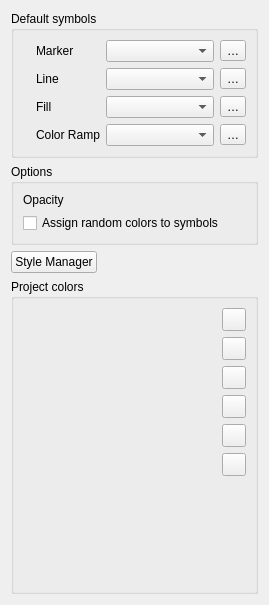
             <widget class="QWidget" name="scrollAreaWidgetContents_4">
              <property name="geometry">
               <rect>
                <x>0</x>
                <y>0</y>
                <width>269</width>
                <height>605</height>
               </rect>
              </property>
              <layout class="QVBoxLayout" name="verticalLayout_12">
               <item>
                <widget class="QgsCollapsibleGroupBox" name="groupBox">
                 <property name="title">
                  <string>Default symbols</string>
                 </property>
                 <property name="syncGroup">
                  <string notr="true">projstyles</string>
                 </property>
                 <layout class="QGridLayout" name="gridLayout_11">
                  <property name="leftMargin">
                   <number>9</number>
                  </property>
                  <item row="0" column="5">
                   <widget class="QToolButton" name="pbtnStyleMarker">
                    <property name="toolTip">
                     <string>Edit symbol</string>
                    </property>
                    <property name="text">
                     <string>…</string>
                    </property>
                    <property name="icon">
                     <iconset resource="../../images/images.qrc">
                      <normaloff>:/images/themes/default/symbologyEdit.png</normaloff>:/images/themes/default/symbologyEdit.png</iconset>
                    </property>
                   </widget>
                  </item>
                  <item row="1" column="2">
                   <widget class="QLabel" name="lblStyleLine">
                    <property name="text">
                     <string>Line</string>
                    </property>
                    <property name="margin">
                     <number>5</number>
                    </property>
                   </widget>
                  </item>
                  <item row="3" column="0">
                   <widget class="QLabel" name="label_14">
                    <property name="sizePolicy">
                     <sizepolicy hsizetype="Fixed" vsizetype="Preferred">
                      <horstretch>0</horstretch>
                      <verstretch>0</verstretch>
                     </sizepolicy>
                    </property>
                    <property name="text">
                     <string/>
                    </property>
                    <property name="pixmap">
                     <pixmap resource="../../images/images.qrc">:/images/themes/default/styleicons/color.svg</pixmap>
                    </property>
                   </widget>
                  </item>
                  <item row="2" column="0">
                   <widget class="QLabel" name="pixStyleFill">
                    <property name="sizePolicy">
                     <sizepolicy hsizetype="Fixed" vsizetype="Preferred">
                      <horstretch>0</horstretch>
                      <verstretch>0</verstretch>
                     </sizepolicy>
                    </property>
                    <property name="text">
                     <string/>
                    </property>
                    <property name="pixmap">
                     <pixmap resource="../../images/images.qrc">:/images/themes/default/mIconPolygonLayer.svg</pixmap>
                    </property>
                   </widget>
                  </item>
                  <item row="1" column="5">
                   <widget class="QToolButton" name="pbtnStyleLine">
                    <property name="toolTip">
                     <string>Edit symbol</string>
                    </property>
                    <property name="text">
                     <string>…</string>
                    </property>
                    <property name="icon">
                     <iconset resource="../../images/images.qrc">
                      <normaloff>:/images/themes/default/symbologyEdit.png</normaloff>:/images/themes/default/symbologyEdit.png</iconset>
                    </property>
                   </widget>
                  </item>
                  <item row="1" column="0">
                   <widget class="QLabel" name="pixStyleLine">
                    <property name="sizePolicy">
                     <sizepolicy hsizetype="Fixed" vsizetype="Preferred">
                      <horstretch>0</horstretch>
                      <verstretch>0</verstretch>
                     </sizepolicy>
                    </property>
                    <property name="text">
                     <string/>
                    </property>
                    <property name="pixmap">
                     <pixmap resource="../../images/images.qrc">:/images/themes/default/mIconLineLayer.svg</pixmap>
                    </property>
                   </widget>
                  </item>
                  <item row="2" column="4">
                   <widget class="QComboBox" name="cboStyleFill">
                    <property name="sizePolicy">
                     <sizepolicy hsizetype="Expanding" vsizetype="Fixed">
                      <horstretch>0</horstretch>
                      <verstretch>0</verstretch>
                     </sizepolicy>
                    </property>
                    <property name="sizeAdjustPolicy">
                     <enum>QComboBox::AdjustToMinimumContentsLength</enum>
                    </property>
                   </widget>
                  </item>
                  <item row="3" column="2">
                   <widget class="QLabel" name="lblStyleColorRamp">
                    <property name="text">
                     <string>Color Ramp</string>
                    </property>
                    <property name="margin">
                     <number>5</number>
                    </property>
                   </widget>
                  </item>
                  <item row="0" column="4">
                   <widget class="QComboBox" name="cboStyleMarker">
                    <property name="sizePolicy">
                     <sizepolicy hsizetype="Expanding" vsizetype="Fixed">
                      <horstretch>0</horstretch>
                      <verstretch>0</verstretch>
                     </sizepolicy>
                    </property>
                    <property name="sizeAdjustPolicy">
                     <enum>QComboBox::AdjustToMinimumContentsLength</enum>
                    </property>
                   </widget>
                  </item>
                  <item row="0" column="0">
                   <widget class="QLabel" name="pixStyleMarker">
                    <property name="sizePolicy">
                     <sizepolicy hsizetype="Fixed" vsizetype="Preferred">
                      <horstretch>0</horstretch>
                      <verstretch>0</verstretch>
                     </sizepolicy>
                    </property>
                    <property name="text">
                     <string/>
                    </property>
                    <property name="pixmap">
                     <pixmap resource="../../images/images.qrc">:/images/themes/default/mIconPointLayer.svg</pixmap>
                    </property>
                   </widget>
                  </item>
                  <item row="0" column="2">
                   <widget class="QLabel" name="lblStyleMarker">
                    <property name="text">
                     <string>Marker</string>
                    </property>
                    <property name="margin">
                     <number>5</number>
                    </property>
                   </widget>
                  </item>
                  <item row="2" column="5">
                   <widget class="QToolButton" name="pbtnStyleFill">
                    <property name="toolTip">
                     <string>Edit symbol</string>
                    </property>
                    <property name="text">
                     <string>…</string>
                    </property>
                    <property name="icon">
                     <iconset resource="../../images/images.qrc">
                      <normaloff>:/images/themes/default/symbologyEdit.png</normaloff>:/images/themes/default/symbologyEdit.png</iconset>
                    </property>
                   </widget>
                  </item>
                  <item row="2" column="2">
                   <widget class="QLabel" name="lblStyleFill">
                    <property name="text">
                     <string>Fill</string>
                    </property>
                    <property name="margin">
                     <number>5</number>
                    </property>
                   </widget>
                  </item>
                  <item row="1" column="4">
                   <widget class="QComboBox" name="cboStyleLine">
                    <property name="sizePolicy">
                     <sizepolicy hsizetype="Expanding" vsizetype="Fixed">
                      <horstretch>0</horstretch>
                      <verstretch>0</verstretch>
                     </sizepolicy>
                    </property>
                    <property name="sizeAdjustPolicy">
                     <enum>QComboBox::AdjustToMinimumContentsLength</enum>
                    </property>
                   </widget>
                  </item>
                  <item row="3" column="4">
                   <widget class="QComboBox" name="cboStyleColorRamp">
                    <property name="sizePolicy">
                     <sizepolicy hsizetype="Expanding" vsizetype="Fixed">
                      <horstretch>0</horstretch>
                      <verstretch>0</verstretch>
                     </sizepolicy>
                    </property>
                    <property name="sizeAdjustPolicy">
                     <enum>QComboBox::AdjustToMinimumContentsLength</enum>
                    </property>
                   </widget>
                  </item>
                  <item row="3" column="5">
                   <widget class="QToolButton" name="pbtnStyleColorRamp">
                    <property name="toolTip">
                     <string>Edit symbol</string>
                    </property>
                    <property name="text">
                     <string>…</string>
                    </property>
                    <property name="icon">
                     <iconset resource="../../images/images.qrc">
                      <normaloff>:/images/themes/default/symbologyEdit.png</normaloff>:/images/themes/default/symbologyEdit.png</iconset>
                    </property>
                   </widget>
                  </item>
                 </layout>
                </widget>
               </item>
               <item>
                <widget class="QgsCollapsibleGroupBox" name="groupBox_2">
                 <property name="title">
                  <string>Options</string>
                 </property>
                 <property name="syncGroup">
                  <string notr="true">projstyles</string>
                 </property>
                 <layout class="QVBoxLayout" name="verticalLayout_18">
                  <item>
                   <layout class="QHBoxLayout" name="horizontalLayout_6" stretch="0,1">
                    <item>
                     <widget class="QLabel" name="label_27">
                      <property name="text">
                       <string>Opacity</string>
                      </property>
                     </widget>
                    </item>
                    <item>
                     <widget class="QgsOpacityWidget" name="mDefaultOpacityWidget">
                      <property name="focusPolicy">
                       <enum>Qt::StrongFocus</enum>
                      </property>
                     </widget>
                    </item>
                   </layout>
                  </item>
                  <item>
                   <widget class="QCheckBox" name="cbxStyleRandomColors">
                    <property name="text">
                     <string>Assign random colors to symbols</string>
                    </property>
                   </widget>
                  </item>
                 </layout>
                </widget>
               </item>
               <item>
                <layout class="QHBoxLayout" name="horizontalLayout_3">
                 <item>
                  <widget class="QPushButton" name="pbtnStyleManager">
                   <property name="text">
                    <string>Style Manager</string>
                   </property>
                  </widget>
                 </item>
                 <item>
                  <spacer name="horizontalSpacer">
                   <property name="orientation">
                    <enum>Qt::Horizontal</enum>
                   </property>
                   <property name="sizeHint" stdset="0">
                    <size>
                     <width>40</width>
                     <height>20</height>
                    </size>
                   </property>
                  </spacer>
                 </item>
                </layout>
               </item>
               <item>
                <widget class="QgsCollapsibleGroupBox" name="groupBox_7">
                 <property name="title">
                  <string>Project colors</string>
                 </property>
                 <layout class="QGridLayout" name="gridLayout_12">
                  <item row="2" column="1">
                   <widget class="QToolButton" name="mButtonCopyColors">
                    <property name="toolTip">
                     <string>Copy colors</string>
                    </property>
                    <property name="text">
                     <string/>
                    </property>
                    <property name="icon">
                     <iconset resource="../../images/images.qrc">
                      <normaloff>:/images/themes/default/mActionEditCopy.svg</normaloff>:/images/themes/default/mActionEditCopy.svg</iconset>
                    </property>
                   </widget>
                  </item>
                  <item row="6" column="1">
                   <spacer name="verticalSpacer_12">
                    <property name="orientation">
                     <enum>Qt::Vertical</enum>
                    </property>
                    <property name="sizeHint" stdset="0">
                     <size>
                      <width>20</width>
                      <height>40</height>
                     </size>
                    </property>
                   </spacer>
                  </item>
                  <item row="0" column="1">
                   <widget class="QToolButton" name="mButtonAddColor">
                    <property name="toolTip">
                     <string>Add color</string>
                    </property>
                    <property name="text">
                     <string/>
                    </property>
                    <property name="icon">
                     <iconset resource="../../images/images.qrc">
                      <normaloff>:/images/themes/default/symbologyAdd.svg</normaloff>:/images/themes/default/symbologyAdd.svg</iconset>
                    </property>
                   </widget>
                  </item>
                  <item row="3" column="1">
                   <widget class="QToolButton" name="mButtonPasteColors">
                    <property name="toolTip">
                     <string>Paste colors</string>
                    </property>
                    <property name="text">
                     <string/>
                    </property>
                    <property name="icon">
                     <iconset resource="../../images/images.qrc">
                      <normaloff>:/images/themes/default/mActionEditPaste.svg</normaloff>:/images/themes/default/mActionEditPaste.svg</iconset>
                    </property>
                   </widget>
                  </item>
                  <item row="1" column="1">
                   <widget class="QToolButton" name="mButtonRemoveColor">
                    <property name="toolTip">
                     <string>Remove color</string>
                    </property>
                    <property name="text">
                     <string/>
                    </property>
                    <property name="icon">
                     <iconset resource="../../images/images.qrc">
                      <normaloff>:/images/themes/default/symbologyRemove.svg</normaloff>:/images/themes/default/symbologyRemove.svg</iconset>
                    </property>
                   </widget>
                  </item>
                  <item row="0" column="0" rowspan="8">
                   <widget class="QgsColorSchemeList" name="mTreeProjectColors" native="true"/>
                  </item>
                  <item row="4" column="1">
                   <widget class="QToolButton" name="mButtonImportColors">
                    <property name="toolTip">
                     <string>Import colors</string>
                    </property>
                    <property name="statusTip">
                     <string/>
                    </property>
                    <property name="text">
                     <string/>
                    </property>
                    <property name="icon">
                     <iconset resource="../../images/images.qrc">
                      <normaloff>:/images/themes/default/mActionFileOpen.svg</normaloff>:/images/themes/default/mActionFileOpen.svg</iconset>
                    </property>
                   </widget>
                  </item>
                  <item row="5" column="1">
                   <widget class="QToolButton" name="mButtonExportColors">
                    <property name="toolTip">
                     <string>Export colors</string>
                    </property>
                    <property name="text">
                     <string/>
                    </property>
                    <property name="icon">
                     <iconset resource="../../images/images.qrc">
                      <normaloff>:/images/themes/default/mActionFileSave.svg</normaloff>:/images/themes/default/mActionFileSave.svg</iconset>
                    </property>
                   </widget>
                  </item>
                 </layout>
                </widget>
               </item>
              </layout>
             </widget>
